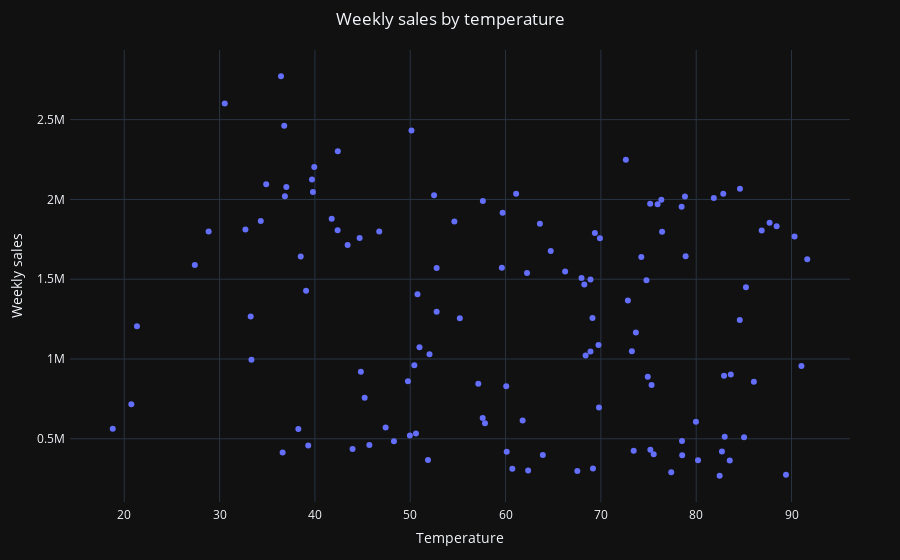

Source (notebook cell):
### Code cell
# Display weekly sales by temperature
fig = px.scatter(df, x = "Temperature",
                   y="Weekly_Sales",
                   title= "Weekly sales by temperature"
                   )

fig.update_layout(title_x = 0.5,
                  margin=dict(l=50,r=50,b=50,t=50,pad=4),
                  xaxis_title = 'Temperature',
                  yaxis_title = 'Weekly sales',
                  template = 'plotly_dark'
                  )

fig.show()

### Figure 1 — Plotly figure (JSON) as saved in the notebook; plotly's stock layout.template omitted (floating-point values rounded to 4 significant figures; data arrays with more than 128 entries replaced by an {"elided": "..."} marker saying what was removed)
{"data": [{"hovertemplate": "Temperature=%{x}<br>Weekly_Sales=%{y}<extra></extra>", "legendgroup": "", "marker": {"color": "#636efa", "symbol": "circle"}, "mode": "markers", "name": "", "orientation": "v", "showlegend": false, "type": "scatter", "x": {"elided": "150 float values"}, "xaxis": "x", "y": {"elided": "150 float values"}, "yaxis": "y"}], "layout": {"legend": {"tracegroupgap": 0}, "margin": {"b": 50, "l": 50, "pad": 4, "r": 50, "t": 50}, "title": {"text": "Weekly sales by temperature", "x": 0.5}, "xaxis": {"anchor": "y", "domain": [0, 1], "title": {"text": "Temperature"}}, "yaxis": {"anchor": "x", "domain": [0, 1], "title": {"text": "Weekly sales"}}}}
